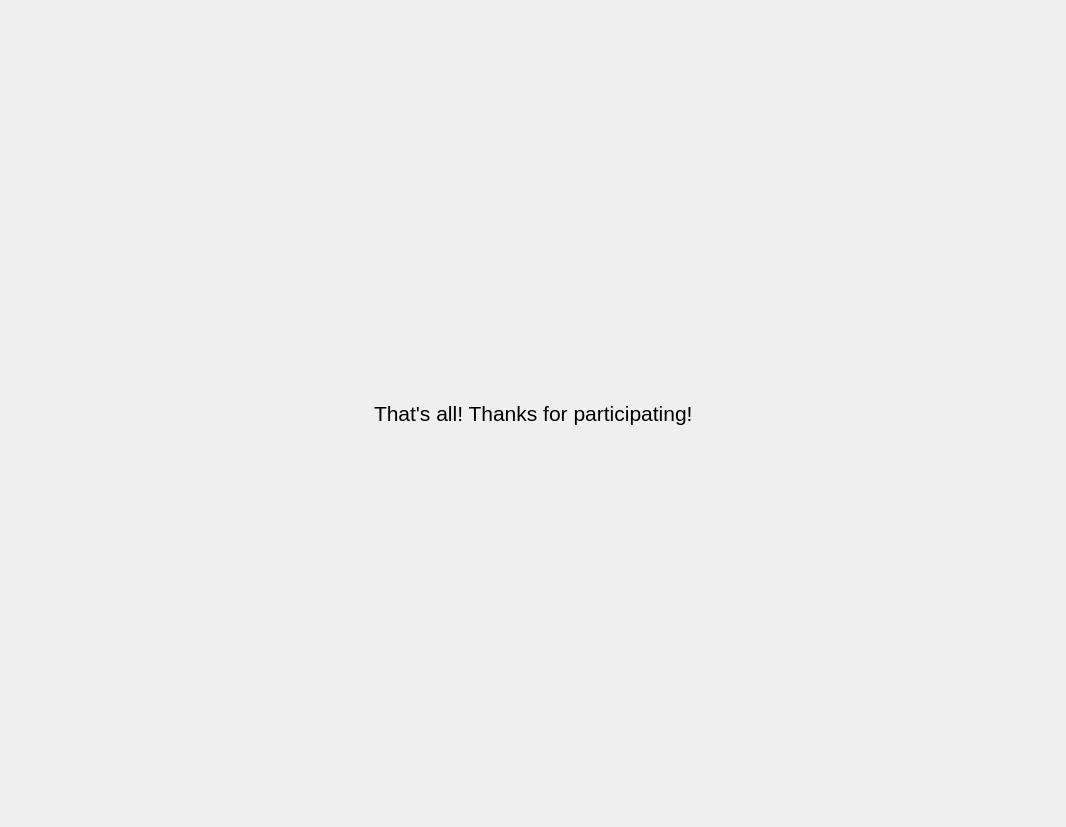
<?xml version="1.0" encoding="UTF-8"?>
<ui version="4.0">
 <class>EndState</class>
 <widget class="QWidget" name="EndState">
  <property name="geometry">
   <rect>
    <x>0</x>
    <y>0</y>
    <width>1066</width>
    <height>827</height>
   </rect>
  </property>
  <property name="windowTitle">
   <string>Form</string>
  </property>
  <layout class="QHBoxLayout" name="horizontalLayout">
   <item>
    <spacer name="horizontalSpacer">
     <property name="orientation">
      <enum>Qt::Horizontal</enum>
     </property>
     <property name="sizeHint" stdset="0">
      <size>
       <width>351</width>
       <height>20</height>
      </size>
     </property>
    </spacer>
   </item>
   <item>
    <widget class="QLabel" name="label">
     <property name="font">
      <font>
       <pointsize>16</pointsize>
      </font>
     </property>
     <property name="text">
      <string>That's all! Thanks for participating!</string>
     </property>
    </widget>
   </item>
   <item>
    <spacer name="horizontalSpacer_2">
     <property name="orientation">
      <enum>Qt::Horizontal</enum>
     </property>
     <property name="sizeHint" stdset="0">
      <size>
       <width>350</width>
       <height>20</height>
      </size>
     </property>
    </spacer>
   </item>
  </layout>
 </widget>
 <resources/>
 <connections/>
</ui>
